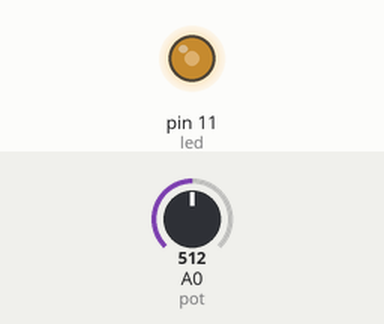
Simulated run of this sketch. Board: Arduino Uno, built with avr-gcc and run on an emulated ATmega328P. Shown: output pins drawn as LEDs (lit = HIGH). The test bench sets the inputs (shaded band); at power-on: A0 (pot) = 512.

Above: at 1.2 s.
1.3 s: A0 (pot) set to 716
At 2.5 s:
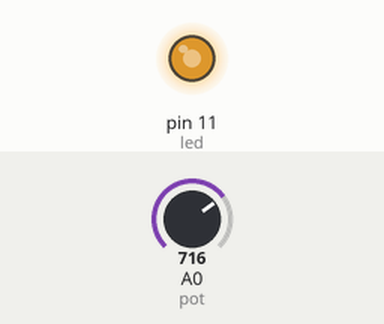
2.8 s: A0 (pot) set to 900
At 3.9 s:
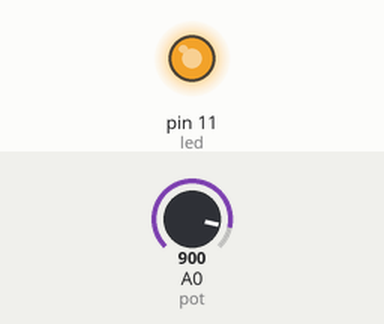
4.3 s: A0 (pot) set to 122
At 5.0 s:
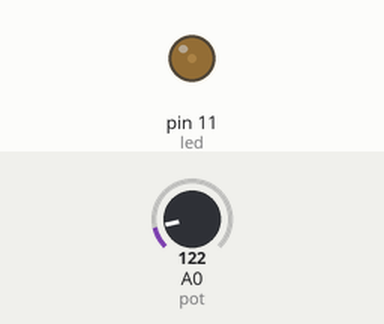
5.8 s: A0 (pot) set to 0
At 6.1 s:
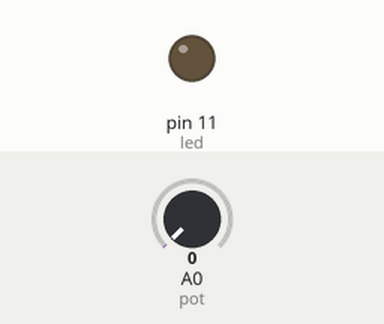
Timing chart, 0 to 8.3 s (numbered marks = the images above; inputs shaded):
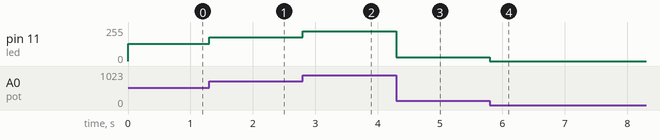

Measured:
- after the input at 1.3 s, pin 11 (led): 128/255 → 179/255 at once
- after the input at 2.8 s, pin 11 (led): 179/255 → 225/255 at once
- after the input at 4.3 s, pin 11 (led): 225/255 → 30/255 at once
- after the input at 5.8 s, pin 11 (led): 30/255 → 0/255 at once

The sketch:

PWM.ino
```cpp
const int led = 11;  // led conectado al pin 11
const int pot = 0; // el pot esta conectado al pin A0

int brillo;  //variable para el brillo

void setup ()  {
  pinMode (led, OUTPUT);  // declaramos el led como salida
  /* los pin analogicos se declaran como entrada automaticamente */
}

void loop (){
  /*leemos el valor del potenciometro divididos entre 4 ya que
   solo se pueden usar valores entre 0 y 255 en analog Write  */
  brillo = analogRead (pot) / 4;
  /*analogWrite recibe dos valores,el pin a usar y la intensidad del voltaje
   los valores de voltaje van de 0 a 255*/
  analogWrite(led, brillo);
}
```
